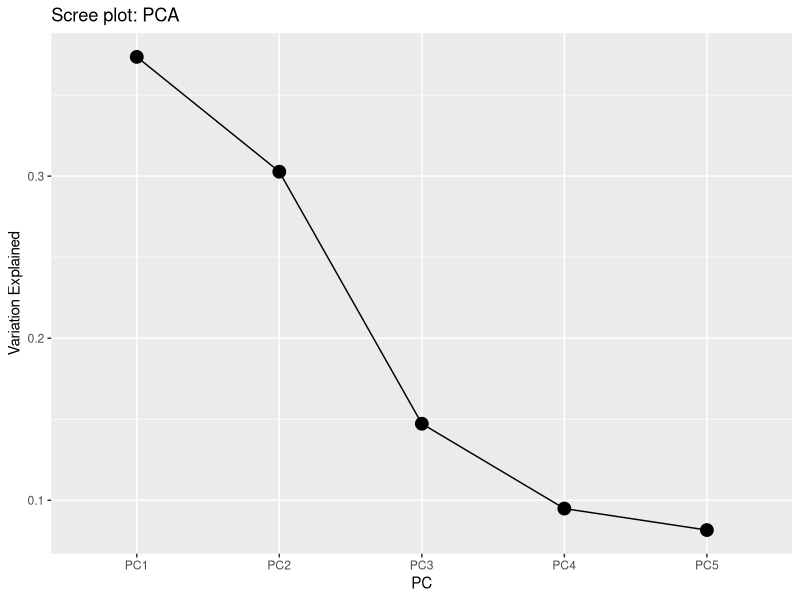
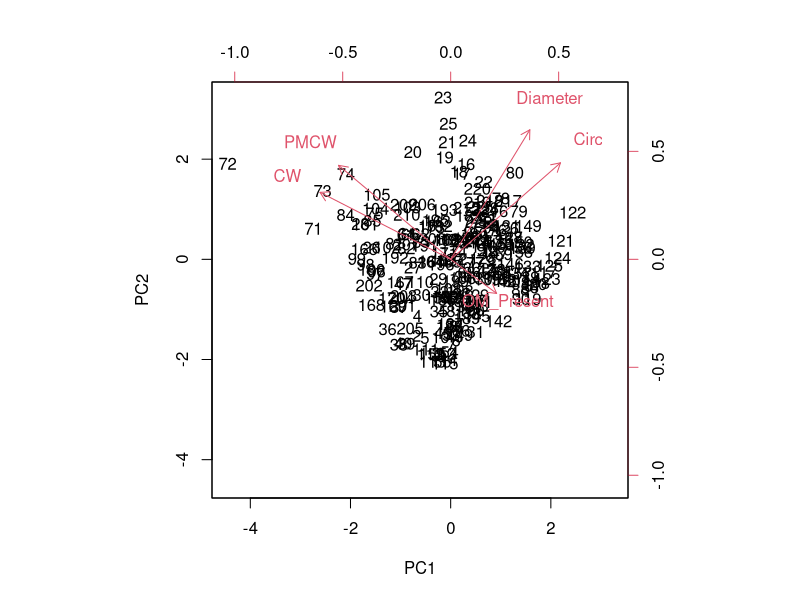

R code for these plots, in order:
rm(list = ls())

library('tidyverse')
library('vegan')

# Re-Read scaled data, separate measurements from metadata, remove measurements for PM - OM:
scaled.mini_repl <- read.csv('results/cryoem_scaled_mini_replicates.csv', sep = ",", header = T, row.names = 1)

# Calculate PCA
mini_pca <- prcomp(scaled.mini_repl[2:6], center = FALSE, scale. = FALSE)
mini_pca$results <- as.data.frame(mini_pca$x)
mini_pca$results$Sample_ID <- scaled.mini_repl$Sample_ID 

# Scree Plot / Loadings
summary(mini_pca)

var_explained_df <- data.frame(PC= paste0("PC",1:5),
                               var_explained=(mini_pca$sdev)^2/sum((mini_pca$sdev)^2))

var_explained_df %>%
  ggplot(aes(x=PC,y=var_explained, group=1))+
  geom_point(size=4)+
  ylab('Variation Explained')+
  geom_line()+
  labs(title="Scree plot: PCA")

rm(var_explained_df)

biplot(mini_pca, scale = 1, pc.biplot = TRUE)
